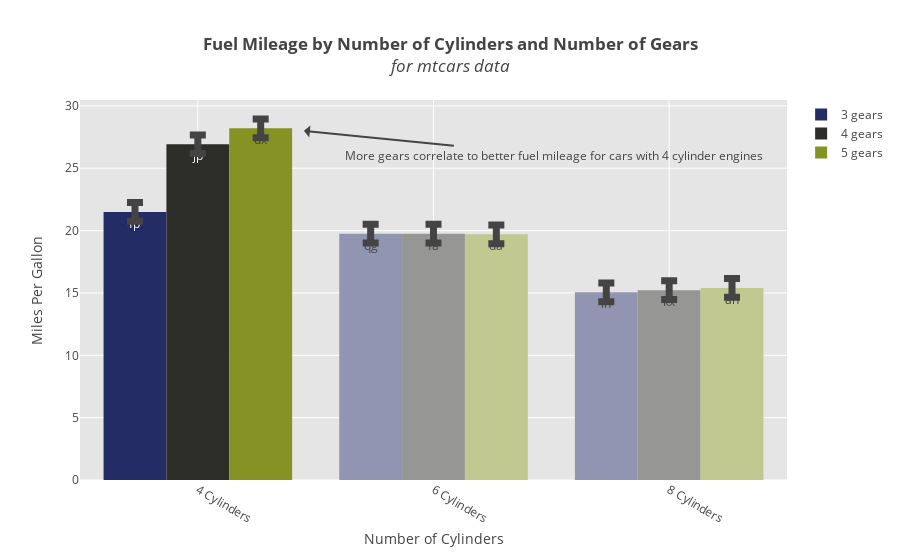

Here is the notebook cell this chart was saved with:
### Code cell
fig = barplot.create_graph(**args)

### Figure 1 — Plotly figure (JSON) as saved in the notebook; plotly's stock layout.template omitted (floating-point values rounded to 4 significant figures)
{"data": [{"error_y": {"array": [0.75, 0.75, 0.75], "thickness": 7, "type": "data", "visible": true, "width": 8}, "marker": {"color": ["#232C65", "#9195b2", "#9195b2"]}, "name": "3 gears", "text": ["fp", "qg", "ln"], "type": "bar", "uid": "7dd44fc7-4449-419c-a057-fbf1c355ae59", "x": ["4 Cylinders", "6 Cylinders", "8 Cylinders"], "y": [21.5, 19.75, 15.05]}, {"error_y": {"array": [0.75, 0.75, 0.75], "thickness": 7, "type": "data", "visible": true, "width": 8}, "marker": {"color": ["#2D2D2A", "#969694", "#969694"]}, "name": "4 gears", "text": ["jp", "fa", "kx"], "type": "bar", "uid": "656e5f1f-e950-4502-8091-3751ac8bf64b", "x": ["4 Cylinders", "6 Cylinders", "8 Cylinders"], "y": [26.93, 19.75, 15.23]}, {"error_y": {"array": [0.75, 0.75, 0.75], "thickness": 7, "type": "data", "visible": true, "width": 8}, "marker": {"color": ["#849324", "#c1c991", "#c1c991"]}, "name": "5 gears", "text": ["ux", "da", "ah"], "type": "bar", "uid": "ef0b061c-a19b-4c94-b423-ec2cd32edc8c", "x": ["4 Cylinders", "6 Cylinders", "8 Cylinders"], "y": [28.2, 19.7, 15.4]}], "layout": {"annotations": [{"ax": 250, "ay": 25, "showarrow": true, "text": "More gears correlate to better fuel mileage for cars with 4 cylinder engines", "x": 0.45, "y": 28}], "hovermode": "closest", "plot_bgcolor": "rgb(229, 229, 229)", "title": "<b>Fuel Mileage by Number of Cylinders and Number of Gears</b><br><i>for mtcars data</i>", "xaxis": {"gridcolor": "rgb(255,255,255)", "tickangle": 30, "title": "Number of Cylinders", "zerolinecolor": "rgb(255,255,255)"}, "yaxis": {"gridcolor": "rgb(255,255,255)", "title": "Miles Per Gallon", "zerolinecolor": "rgb(255,255,255)"}}}
